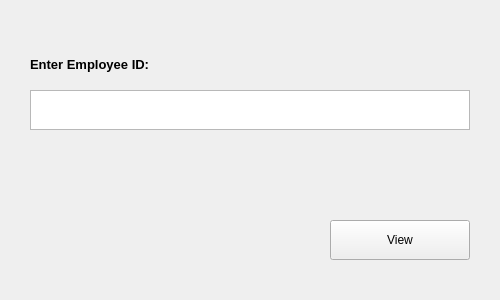
<?xml version="1.0" encoding="UTF-8"?>
<ui version="4.0">
 <class>EmpAttBySupDialogBox</class>
 <widget class="QWidget" name="EmpAttBySupDialogBox">
  <property name="geometry">
   <rect>
    <x>0</x>
    <y>0</y>
    <width>500</width>
    <height>300</height>
   </rect>
  </property>
  <property name="windowTitle">
   <string>Employee Attendance</string>
  </property>
  <widget class="QLabel" name="enterEmpIDLabel">
   <property name="geometry">
    <rect>
     <x>30</x>
     <y>50</y>
     <width>161</width>
     <height>30</height>
    </rect>
   </property>
   <property name="text">
    <string>&lt;html&gt;&lt;head/&gt;&lt;body&gt;&lt;p&gt;&lt;span style=&quot; font-size:10pt; font-weight:700;&quot;&gt;Enter Employee ID:&lt;/span&gt;&lt;/p&gt;&lt;/body&gt;&lt;/html&gt;</string>
   </property>
  </widget>
  <widget class="QTextEdit" name="EmpIDTextEdit">
   <property name="geometry">
    <rect>
     <x>30</x>
     <y>90</y>
     <width>440</width>
     <height>40</height>
    </rect>
   </property>
  </widget>
  <widget class="QPushButton" name="viewButton">
   <property name="geometry">
    <rect>
     <x>330</x>
     <y>220</y>
     <width>140</width>
     <height>40</height>
    </rect>
   </property>
   <property name="text">
    <string>View</string>
   </property>
  </widget>
 </widget>
 <resources/>
 <connections/>
</ui>
